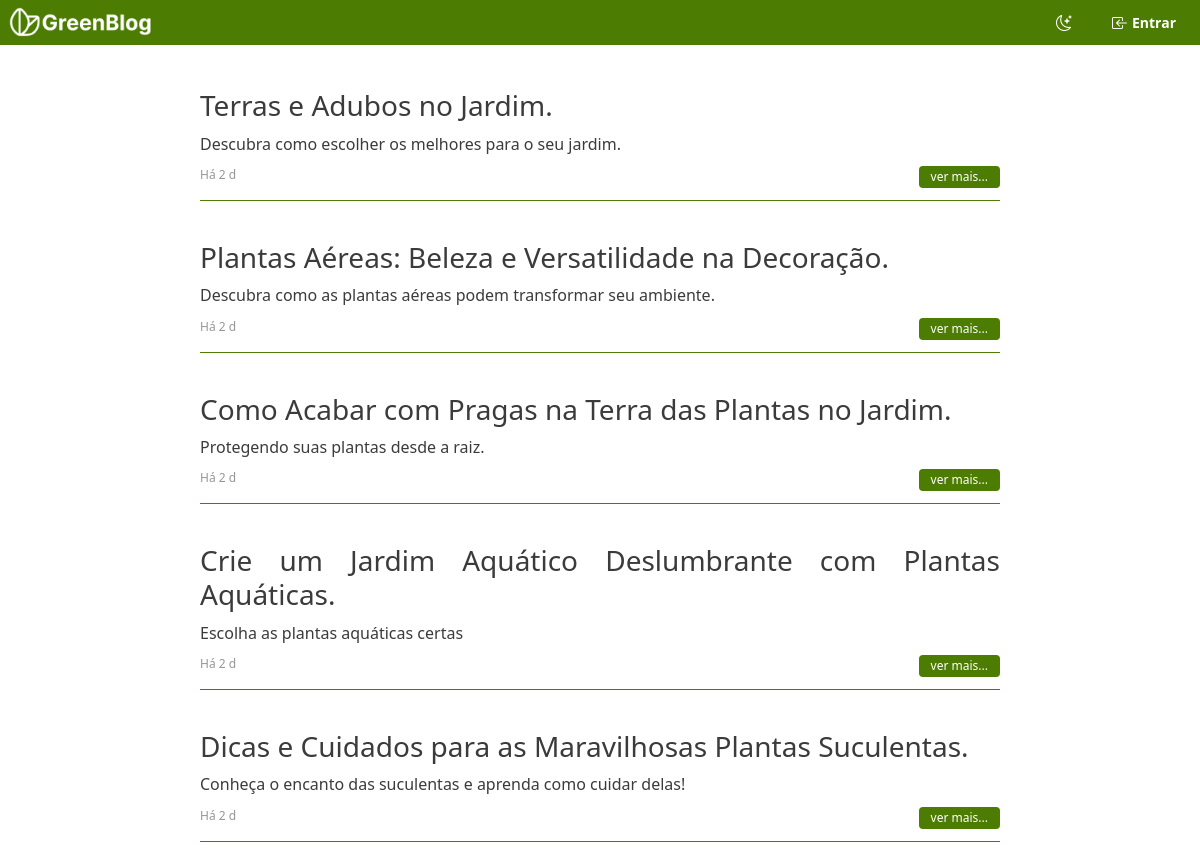
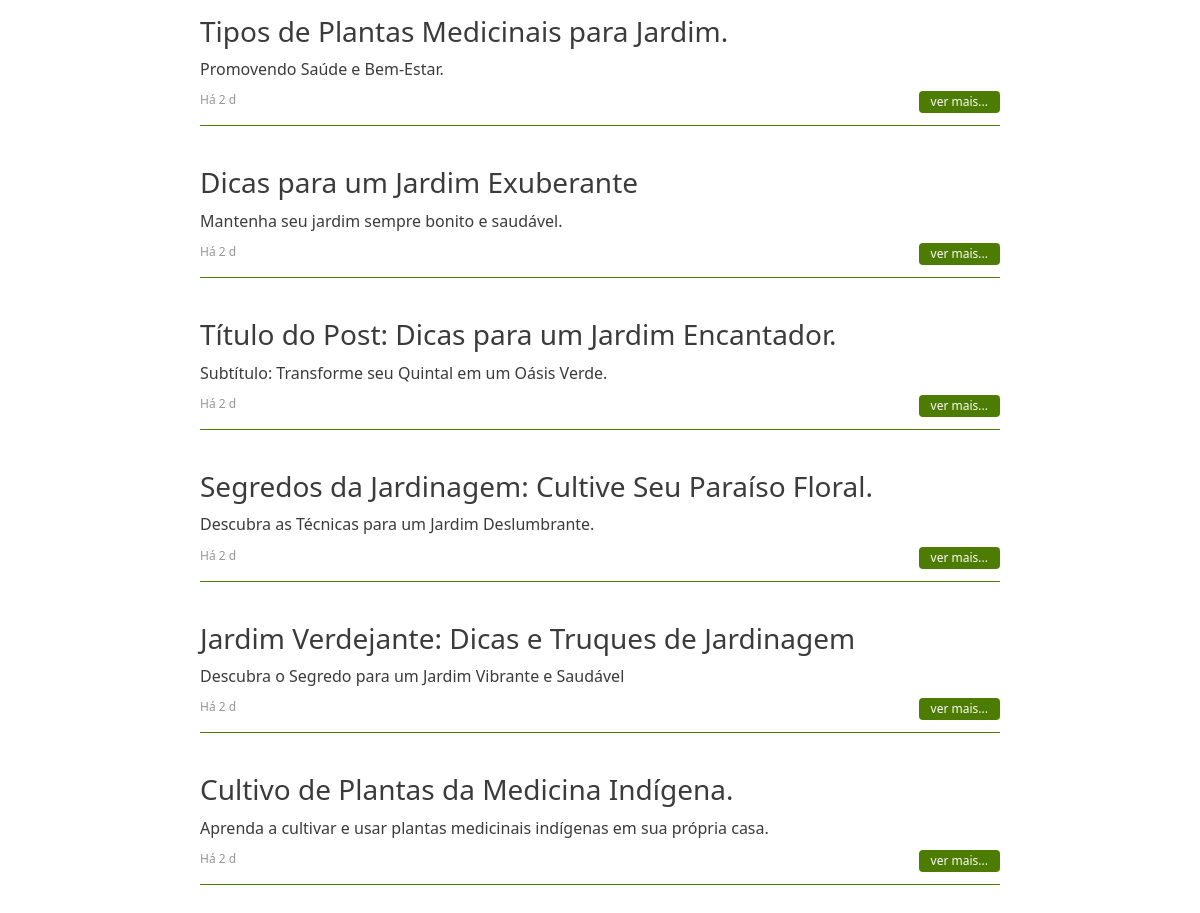
The page / on the database its author committed (2 pictures, top to bottom).
### tables this page shows
CREATE TABLE posts (
        post_id integer primary key autoincrement,
        owner_id int not null references user(user_id),
        title varchar(80),
        subtitle text(100),
        content text,
        created_at timestamp DEFAULT CURRENT_TIMESTAMP
    );

### database/database.php (called while the page is built, shortened)
<?php
$db = new PDO("sqlite:" . DATABASE_PATH);
function get_all_posts()
{
	global $db;
	$sql = "--sql
		SELECT * FROM posts ORDER BY created_at DESC
	";
	$query = $db->prepare($sql);
	$query->execute();
	$query = $query->fetchAll(PDO::FETCH_ASSOC);
	return $query;
}
function calculate_time_diff(String $date_str)
{
	$now = new DateTime('now');
	$date = new DateTime($date_str);
	$diff = $now->diff($date);
	$days = $diff->days;
	if ($days >= 1) {
		return 'Há ' . $days . ' d';
	}
	return '';
}

### index.php (the view, shortened to what this page needs)
<?php
include './database/database.php';
$header = include './header.php';
$posts = [];
if (isset($_GET['user_id'])) {
  $user_id = $_GET['user_id'];
  $posts = get_favorite_posts($user_id);
} else {
  $posts = get_all_posts();
}
?>
<!DOCTYPE html>
<html lang="pt-br">
<head>
  <link rel="stylesheet" href="./styles/global.css">
  <link rel="stylesheet" href="./styles/home.css">
</head>
<body>
  <?= $header ?>
  <main id="container">
    <div id="content">
      <?php foreach ($posts as &$post) {
        $title = &$post['title'];
        $post_id = &$post['post_id'];
        $subtitle = &$post['subtitle'];
        $date = $post['created_at'];
        $created_at = calculate_time_diff($date);
        echo <<<HTML
            <div id="post" >
              <h1 class="h3">$title</h1>
              <p class="h6">$subtitle</p>
              <div>
                <span id="post_date" >$created_at</span>
                <a id="view_more" href="/post.php?id=$post_id">
                    ver mais...
                </a>
              </div>
            </div>
          HTML;
      } ?>
    </div>
  </main>
</body>
</html>

### header.php (shortened to what this page needs)
<?php
return <<<HTML
  <link rel="stylesheet" href="./styles/header.css">
  <header>
    <div>
      <a href="/" id="logo-white">
      </a>
    </div>
    <nav>
      <!-- <a href="#">Sobre</a>
      <a href="/">Recentes</a>
      <a href="#">Relevantes</a> -->
    </nav>
    <div>
      <button id="theme_button" class="dropdown-item" ></button>
      <div id="user_case">
        <a href="signin.php" >
          <button id="login_link">
            <span id="login_icon" class="bi bi-box-arrow-in-left"></span>
            <span>Entrar</span>
          </button>
        </a>
      </div>
    </div>
  </header>
  <script src="/scripts/header.js" ></script>
  <script src="/scripts/theme.js" ></script>
HTML;
?>

### styles/global.css (style rules this page uses)
:root { --primary-1: #D6FF97; --primary-2: #4C7D02; --primary-3: #213700; --font-1: #969696; --font-2: #343434; --font-3: #3b3b3b; --alert-1: rgb(238, 108, 68); --white: #FFFFFF; --header-height: 45px }
body { background-color: var(--back-color); }
* { margin: 0; padding: 0; box-sizing: border-box; color: var(--font-3); transition: .7s; }
a { text-decoration: none; color: var(--font-3); }
button { background-color: var(--white); border: none; padding: 2px 8px; border-radius: 4px; display: flex; justify-content: center; align-items: center; gap: 4px; }
main { width: 100%; height: calc(100vh - var(--header-height)); margin-top: var(--header-height); }
#container { display: flex; flex-direction: column; align-items: center; width: 100%; height: calc(100vh - var(--header-height)); overflow-x: auto; padding: 16px; }
#login_icon { font-size: 16px; color: var(--white); font-weight: 600; }

### styles/home.css (style rules this page uses)
#content { max-width: 800px; width: 100%; display: flex; flex-direction: column; gap: 12px; padding: 16px 0; font-size: 18px; }
#post { text-align: justify; padding: 12px 0; display: flex; flex-direction: column; gap: 4px; border-bottom: 1px solid var(--primary-2); margin-bottom: 16px; }
#post a { width: fit-content; background-color: var(--primary-2); color: var(--white); border-radius: 4px; padding: 2px 12px; font-size: 12px; }
#post>div { width: 100%; display: flex; justify-content: space-between; }
#post_date { font-size: 12px; color: var(--font-1); font-weight: 500; }

### styles/header.css (style rules this page uses)
header { background-color: var(--primary-2); width: 100%; height: var(--header-height); position: fixed; top: 0; font-weight: 600; display: flex; justify-content: space-between; align-items: center; padding: 8px; }
#logo-white { width: 150px; height: calc(var(--header-height) - 8px); background-image: url(/assets/logo-white.png); background-repeat: no-repeat; background-position: center; background-size: cover; }
header>div { display: flex; gap: 8px; justify-content: center; }
header div:first-child { justify-content: start; }
header div:last-child { justify-content: end; }
#login_link>span:last-child { color: var(--white); font-weight: 600; font-size: 14px; }
#login_link { padding: 4px 8px; background-color: transparent; }
#user_case { display: flex; justify-content: end; align-items: center; gap: 20px; padding: 0 8px; }
#theme_button { background-color: transparent; color: var(--white); }

### rows shown on the page
posts: title "Terras e Adubos no Jardim.", subtitle "Descubra como escolher os melhores para o seu jardim.", created_at "Há 2 d"
posts: title "Plantas Aéreas: Beleza e Versatilidade na Decoração.", subtitle "Descubra como as plantas aéreas podem transformar seu ambiente.", created_at "Há 2 d"
posts: title "Como Acabar com Pragas na Terra das Plantas no Jardim.", subtitle "Protegendo suas plantas desde a raiz.", created_at "Há 2 d"
posts: title "Crie um Jardim Aquático Deslumbrante com Plantas Aquáticas.", subtitle "Escolha as plantas aquáticas certas", created_at "Há 2 d"
posts: title "Dicas e Cuidados para as Maravilhosas Plantas Suculentas.", subtitle "Conheça o encanto das suculentas e aprenda como cuidar delas!", created_at "Há 2 d"
posts: title "Tipos de Plantas Medicinais para Jardim.", subtitle "Promovendo Saúde e Bem-Estar.", created_at "Há 2 d"
posts: title "Dicas para um Jardim Exuberante", subtitle "Mantenha seu jardim sempre bonito e saudável.", created_at "Há 2 d"
posts: title "Título do Post: Dicas para um Jardim Encantador.", subtitle "Subtítulo: Transforme seu Quintal em um Oásis Verde.", created_at "Há 2 d"
posts: title "Segredos da Jardinagem: Cultive Seu Paraíso Floral.", subtitle "Descubra as Técnicas para um Jardim Deslumbrante.", created_at "Há 2 d"
posts: title "Jardim Verdejante: Dicas e Truques de Jardinagem", subtitle "Descubra o Segredo para um Jardim Vibrante e Saudável", created_at "Há 2 d"
posts: title "Cultivo de Plantas da Medicina Indígena.", subtitle "Aprenda a cultivar e usar plantas medicinais indígenas em sua própria casa.", created_at "Há 2 d"
